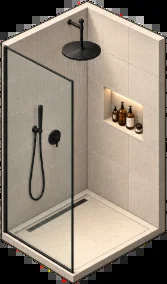
#> input picture assets/office/furniture-src/bath_shower.png, 167 x 284 px
$ python extend_gym.py ../../assets/office/furniture-src/bath_shower.png ../../assets/office/furniture-src/bath_toilet.png
#> lines starting #> are read from the running program, lines starting #| are printed output that depends on the picture
"""Widen the picture to the LEFT so the whole Gym (and the Dev Team's far corner) is visible.

Coordinates below are in the OLD picture's px (x may be negative); the output canvas is E px wider and the old
picture is pasted at x = E. Lines are the painting's own edges:
  dev window wall base  y = 297 - 0.57x   (building's back-left wall, windows + blinds, height 107)
  dev/gym divider cap   y = 371 + 0.54x   (dev floor ends here), gym-side face base y = 466 + 0.54x
  gym glass front base  y = 712 - 0.59x
  new far (front-left) cut wall base  y = 756 + 0.5x
Usage: python3 extend_gym.py in.png out.png"""
import sys
import numpy as np, cv2 as cv

E = 450
WALL_TOP = lambda x: 175 - 0.62 * x
WALL_BASE = lambda x: 302 - 0.62 * x
SL = 0.62
CAP = lambda x: 371 + 0.54 * x
DIV_BASE = lambda x: 466 + 0.54 * x
GLASS = lambda x: 712 - 0.59 * x
FAR = lambda x: 756 + 0.5 * x
EXTERIOR = np.array([31, 21, 19], np.float32)  # BGR, like extend_ceo
INK = (30, 27, 26)

def poly_mask(shape, pts):
    m = np.zeros(shape, np.uint8)
    cv.fillPoly(m, [np.array([[round((x + E) * 4), round(y * 4)] for x, y in pts], np.int32)], 255, cv.LINE_AA, shift=2)
    return m.astype(np.float32) / 255.0

def line(c, p, q, col=INK, th=1):
    cv.line(c, (round((p[0] + E) * 4), round(p[1] * 4)), (round((q[0] + E) * 4), round(q[1] * 4)), col, th, cv.LINE_AA, shift=2)

def shift_copy(c, dst_mask, dx, dy):
    """dst pixel <- canvas pixel at (x - dx, y - dy)."""
    H, W = c.shape[:2]
    M = np.float32([[1, 0, dx], [0, 1, dy]])
    moved = cv.warpAffine(c, M, (W, H), flags=cv.INTER_LINEAR, borderMode=cv.BORDER_REFLECT)
    a = dst_mask[..., None]
    c[:] = moved * a + c * (1 - a)

def main(src, out):
    old = cv.imread(src).astype(np.float32)
    H, w0 = old.shape[:2]
#> H = 284; w0 = 167
    W = w0 + E
#> W = 617
    c = np.empty((H, W, 3), np.float32); c[:] = EXTERIOR
    rng = np.random.default_rng(3)
    c += cv.GaussianBlur(rng.standard_normal((H, W)).astype(np.float32), (0, 0), 6)[..., None] * 6
    c[:, E:] = old
    X0 = -E
    # corners
    xa = (466 - 302) / (-SL - 0.54)          # divider base ∩ wall base   (gym back-left)
    xb = (756 - 302) / (-SL - 0.5)           # far wall ∩ wall base      (gym front-left)
    xc = (756 - 712) / (-0.59 - 0.5)           # far wall ∩ glass          (gym front corner)
    xd = (371 - 302) / (-SL - 0.54)          # cap ∩ wall base           (dev corner)
    print('corners', xa, xb, xc, xd)
    # 1) back-left wall with windows: copy the dev window wall along its own direction (-1, 0.57), 210 px steps
    wall = poly_mask((H, W), [(24, WALL_TOP(24) - 1), (xb - 2, WALL_TOP(xb - 2) - 1), (xb - 2, WALL_BASE(xb - 2) + 1), (24, WALL_BASE(24) + 1)])
#> in poly_mask, `cv.fillPoly(m, [np.array([[round((x + E) * 4), round(y * 4)] for x, y ..`:
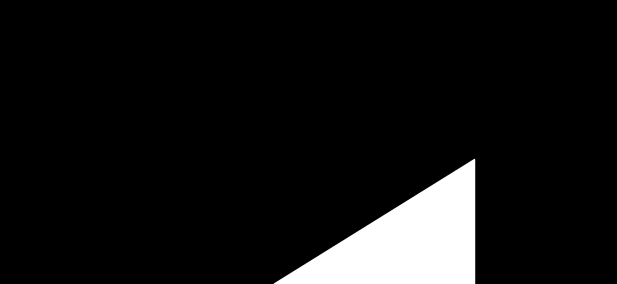
#> m: shape (284, 617); min 0, max 255, mean 18.5
    for k in range(1, 4):
        dx = -200 * k
        seg = poly_mask((H, W), [(24 + dx, WALL_TOP(24 + dx) - 1), (24 + dx + 200, WALL_TOP(24 + dx + 200) - 1), (24 + dx + 200, WALL_BASE(24 + dx + 200) + 1), (24 + dx, WALL_BASE(24 + dx) + 1)]) * wall
        shift_copy(c, seg, dx, -SL * dx)
#> this loop made 3 passes
#> pass 1, in shift_copy, `moved = cv.warpAffine(c, M, (W, H), flags=cv.INTER_LINEAR, borderMode=..`:
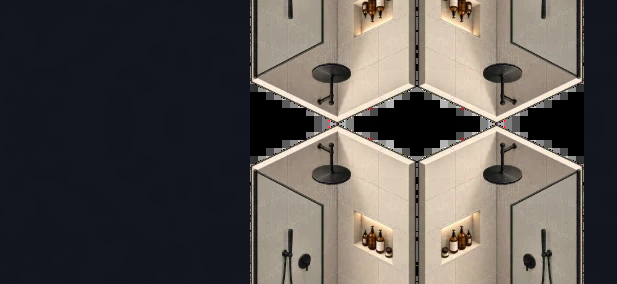
#> moved: shape (284, 617, 3) float32; mean B, G, R 80.2, 82.9, 88.3
#> after the loop:
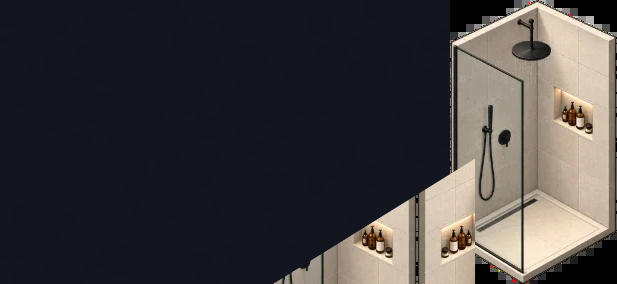
#> c: shape (284, 617, 3) float32; mean B, G, R 62.5, 60.8, 63.7
    # the old picture's plant + edge at x<24 in the wall band is replaced too (covered above for x<24)
    # 2) dev floor extension (between the window wall base and the divider cap): copy the floor 3 tiles along V
    fl = poly_mask((H, W), [(xd, CAP(xd)), (24, CAP(24)), (24, WALL_BASE(24)), (xd, WALL_BASE(xd))])
#> in poly_mask (call 5), `cv.fillPoly(m, [np.array([[round((x + E) * 4), round(y * 4)] for x, y ..`: m: shape (284, 617); every value is 0
    for _ in range(3):
        shift_copy(c, fl, -113.4, 84.0)
#> this loop made 3 passes
#> pass 1, in shift_copy (call 4), `moved = cv.warpAffine(c, M, (W, H), flags=cv.INTER_LINEAR, borderMode=..`:
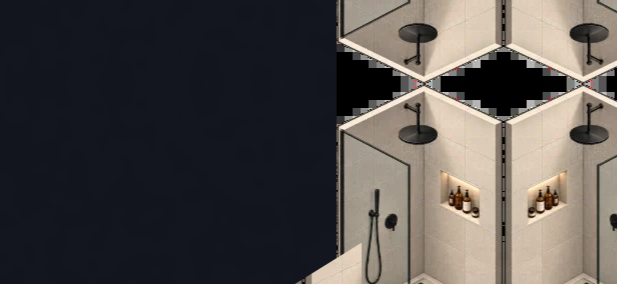
#> moved: shape (284, 617, 3) float32; mean B, G, R 74.6, 75.6, 80.2
    # 3) divider face (gym side) left of x=0: copy along the wall direction (1, 0.54) from the plain part x∈[0,90]
    face = poly_mask((H, W), [(xa - 2, CAP(xa - 2) + 6), (2, CAP(2) + 6), (2, DIV_BASE(2)), (xa - 2, DIV_BASE(xa - 2))])
    # plain concrete face (sampled from the painted face between the picture and the wall lamp)
    ys_, xs_ = np.mgrid[0:H, 0:W].astype(np.float32); xo = xs_ - E
    samp = (xo > 4) & (xo < 30) & (ys_ > CAP(xo) + 12) & (ys_ < DIV_BASE(xo) - 30)
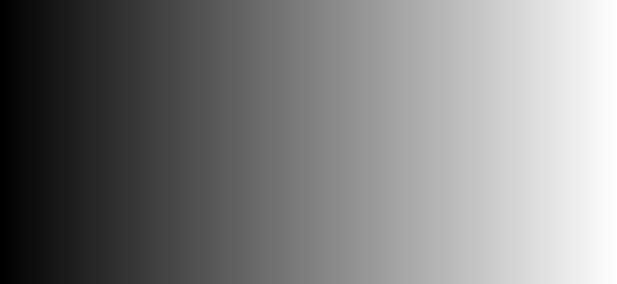
#> xo: shape (284, 617) float32; min -450, max 166, mean -142; drawn with min black and max white
    fc = np.median(c[samp].reshape(-1, 3), 0); print('face', fc)
#> after `fc = np.median(c[samp].reshape(-1, 3), 0)`: fc = [nan, nan, nan]
#| face [nan nan nan]
    t = np.clip((ys_ - CAP(xo)) / np.maximum(DIV_BASE(xo) - CAP(xo), 1), 0, 1)
    fcol = fc[None, None, :] * (0.78 + 0.26 * np.sqrt(t)[..., None]) + cv.GaussianBlur(rng.standard_normal((H, W)).astype(np.float32), (0, 0), 1.2)[..., None] * 3
#> fcol: shape (284, 617, 3) float32; every value is NaN or infinite
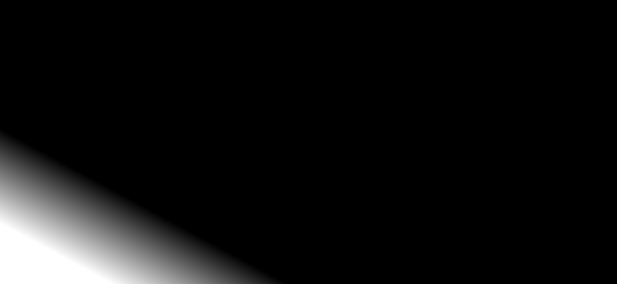
#> t: shape (284, 617) float32; min 0, max 1, mean 0.0659
    # faint vertical panel joints every 40 px along the wall
    joint = (np.abs(((xo - 2) % 40) - 20) > 19.3).astype(np.float32)
    fcol = fcol * (1 - 0.12 * joint[..., None])
    c[:] = fcol * face[..., None] + c * (1 - face[..., None])
    # a long gym mirror on the divider (reflecting the windows: cool gradient + streaks, thin black frame)
    mx0, mx1 = -142, -14
    mq = [(mx0, CAP(mx0) + 18), (mx1, CAP(mx1) + 18), (mx1, DIV_BASE(mx1) - 10), (mx0, DIV_BASE(mx0) - 10)]
    mm = poly_mask((H, W), mq)
    tt = np.clip((ys_ - (CAP(xo) + 18)) / 70.0, 0, 1)
    mcol = np.array([150, 140, 128], np.float32)[None, None, :] * (1.08 - 0.25 * tt[..., None])
    streak = ((((xo - mx0) * 0.9 + (ys_ - CAP(xo)) * 0.6) % 46) < 7).astype(np.float32)
    mcol = mcol + streak[..., None] * 22
    c[:] = mcol * mm[..., None] + c * (1 - mm[..., None])
    for a_, b_ in zip(mq, mq[1:] + mq[:1]): line(c, a_, b_, (26, 24, 24), 2)
    for k in range(1, 4):
        xm = mx0 + (mx1 - mx0) * k / 4
        line(c, (xm, CAP(xm) + 18), (xm, DIV_BASE(xm) - 10), (40, 38, 38), 1)
    # divider cap band continues
    capm = poly_mask((H, W), [(xd, CAP(xd)), (2, CAP(2)), (2, CAP(2) + 6), (xd, CAP(xd) + 6)])
    c[:] = c * (1 - capm[..., None]) + np.array([62, 60, 62], np.float32) * capm[..., None]
    # 4) gym floor: rubber tiles over the whole new gym polygon (same pattern formula as gymfloor.py, old coords)
    gpoly = [(xa, DIV_BASE(xa)), (6, DIV_BASE(6)), (6, GLASS(6)), (xc, GLASS(xc)), (xb, FAR(xb))]
    gm = poly_mask((H, W), gpoly)
    ys, xs = np.mgrid[0:H, 0:W].astype(np.float32); xs -= E
    speck = (rng.random((H, W)) > 0.985).astype(np.float32) * 18
    n = cv.GaussianBlur(rng.standard_normal((H, W)).astype(np.float32), (0, 0), 3) * 4
    g = np.clip(0.72 + 0.0035 * (ys - 480) + 0.001 * xs, 0.62, 1.3)
    base = np.array([56, 58, 60], np.float32)
    col = base[None, None, :] * g[..., None] + n[..., None] + speck[..., None]
    u = (xs * 0.5 - ys * 1.0) / 1.118; v = (xs * 0.62 + ys * 1.0) / 1.176
    seam = ((np.abs(((u / 28.0) % 1) - 0.5) > 0.47) | (np.abs(((v / 28.0) % 1) - 0.5) > 0.47)).astype(np.float32)
    col = col * (1 - 0.28 * seam[..., None])
    sh = np.clip((ys - DIV_BASE(xs)) / 16.0, 0, 1) * np.clip((ys - WALL_BASE(xs)) / 12.0, 0, 1)
    col = col * (0.55 + 0.45 * sh[..., None])
    # window light pools on the floor (soft, in front of each window)
    for k in range(3):
        cx = xa - 60 - 95 * k
        cy = WALL_BASE(cx) + 30
        pool = np.exp(-(((xs - cx) / 45.0) ** 2 + ((ys - cy) / 18.0) ** 2))
        col = col * (1 + 0.25 * pool[..., None])
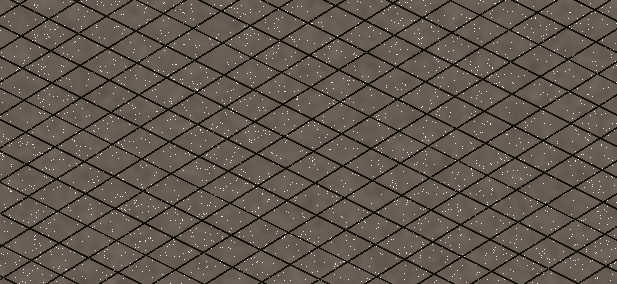
#> col: shape (284, 617, 3) float32; mean of channels 0, 1, 2 18.6, 19.3, 19.9; drawn with min black and max white
    c[:] = col * gm[..., None] + c * (1 - gm[..., None])
    # 5) far (front-left) cut wall: low wall with cap
    fw = poly_mask((H, W), [(xb, FAR(xb) - 12), (xc, FAR(xc) - 12), (xc, FAR(xc) + 4), (xb, FAR(xb) + 4)])
    c[:] = c * (1 - fw[..., None]) + np.array([66, 64, 66], np.float32) * fw[..., None]
    line(c, (xb, FAR(xb) - 12), (xc, FAR(xc) - 12)); line(c, (xb, FAR(xb) + 4), (xc, FAR(xc) + 4))
    line(c, (xb, FAR(xb) - 12), (xb, FAR(xb) + 4))
    # outlines: wall base, wall corner post, divider base
    line(c, (xb, WALL_BASE(xb)), (xa, WALL_BASE(xa)))
    line(c, (xb, WALL_TOP(xb)), (xb, WALL_BASE(xb)))
    line(c, (xb, WALL_TOP(xb)), (24, WALL_TOP(24)))
#> in line (call 13), `cv.line(c, (round((p[0] + E) * 4), round(p[1] * 4)), (round((q[0] + E)..`: c: shape (284, 617, 3) float32; 99.89% of the values are NaN or infinite; the others: min 26, max 30, mean 27.67
    line(c, (xa, DIV_BASE(xa)), (6, DIV_BASE(6)))
    line(c, (xa, CAP(xa)), (xa, DIV_BASE(xa)))
    line(c, (xd, CAP(xd)), (6, CAP(6)))
    cv.imwrite(out, np.clip(c, 0, 255).astype(np.uint8))

if __name__ == '__main__':
    main(sys.argv[1], sys.argv[2])

$ run again, on assets/office/furniture-src/bath_toilet_m.png
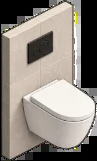
#> input picture assets/office/furniture-src/bath_toilet_m.png, 97 x 161 px
#> m: shape (161, 547); every value is 0
#> the loop in main, `for _ in range(3):` made 3 passes
#> pass 1, in shift_copy (call 4), `moved = cv.warpAffine(c, M, (W, H), flags=cv.INTER_LINEAR, borderMode=..`:
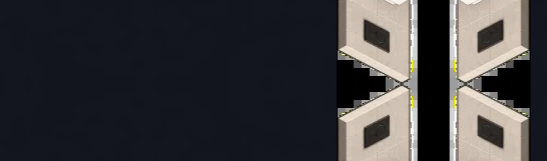
#> moved: shape (161, 547, 3) float32; mean B, G, R 60.1, 56.7, 58
#> fc = [nan, nan, nan]
#| face [nan nan nan]
#> fcol: shape (161, 547, 3) float32; every value is NaN or infinite
#> after the loop in main, `for k in range(3):`:
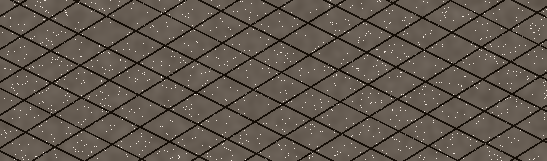
#> col: shape (161, 547, 3) float32; mean of channels 0, 1, 2 18.6, 19.3, 19.9; drawn with min black and max white

$ run again, on assets/office/furniture-src/bath_vanity.png
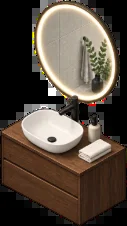
#> input picture assets/office/furniture-src/bath_vanity.png, 127 x 226 px
#> after the loop in main, `for k in range(1, 4):`:
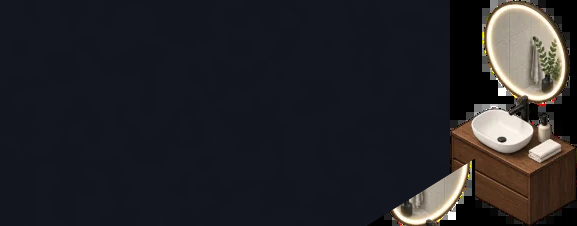
#> c: shape (226, 577, 3) float32; mean B, G, R 40.5, 35.6, 36.8
#> m: shape (226, 577); every value is 0
#> fc = [nan, nan, nan]
#| face [nan nan nan]
#> fcol: shape (226, 577, 3) float32; every value is NaN or infinite
#> after the loop in main, `for k in range(3):`:
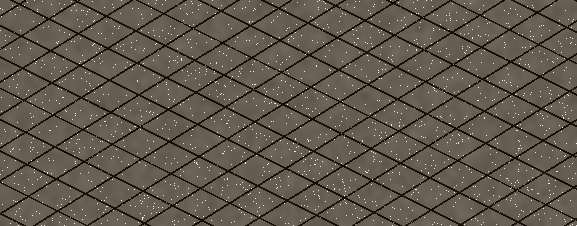
#> col: shape (226, 577, 3) float32; mean of channels 0, 1, 2 18.6, 19.3, 19.9; drawn with min black and max white

$ run again, on assets/office/furniture-src/bath_vanity_m.png
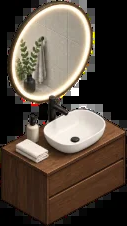
#> input picture assets/office/furniture-src/bath_vanity_m.png, 127 x 226 px
#> m: shape (226, 577); every value is 0
#> fc = [nan, nan, nan]
#| face [nan nan nan]
#> fcol: shape (226, 577, 3) float32; every value is NaN or infinite
#> after the loop in main, `for k in range(3):`:
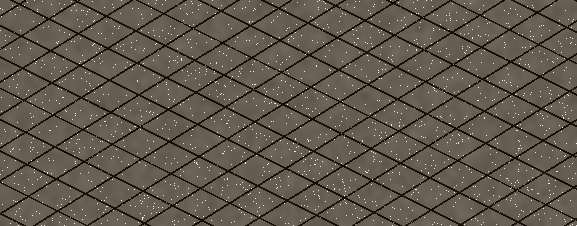
#> col: shape (226, 577, 3) float32; mean of channels 0, 1, 2 18.6, 19.3, 19.9; drawn with min black and max white
